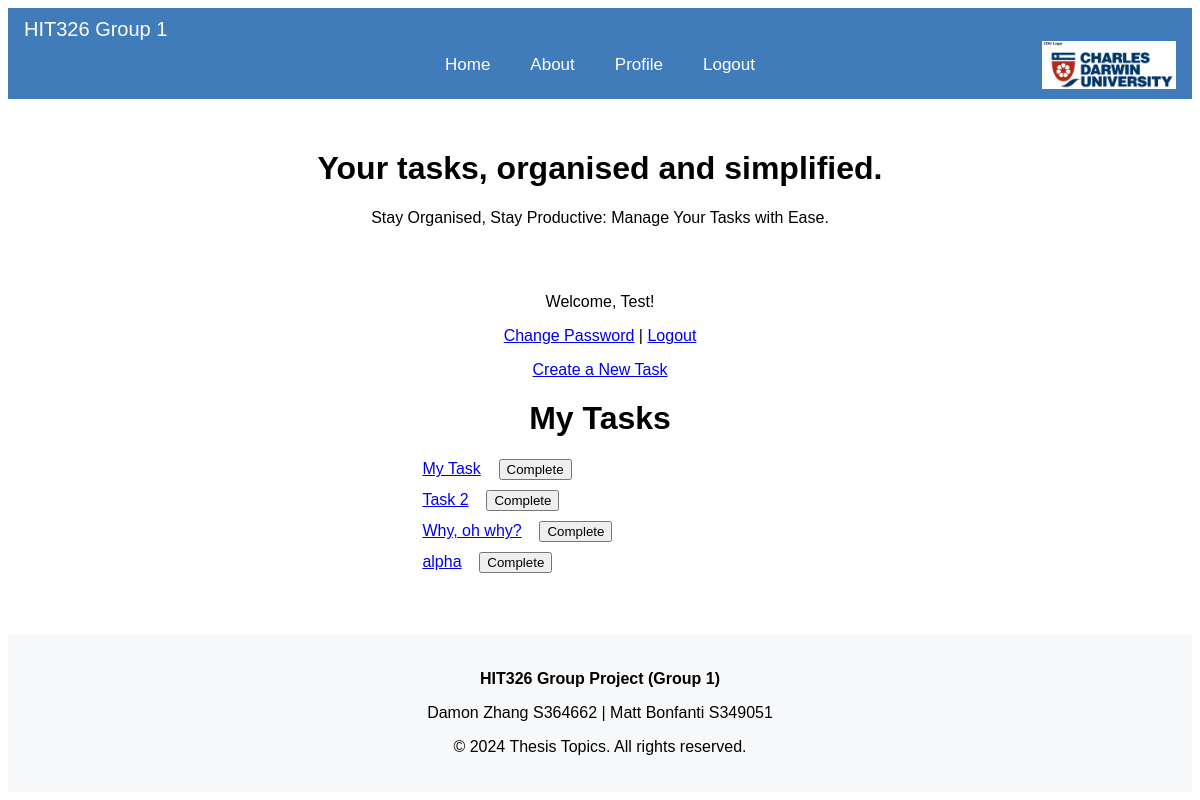
/ (signed in), run on the app's committed database.
### pg_app/models.py (models this page shows, shortened)
class Task(models.Model):
    title = models.CharField(max_length=100)
    description = models.TextField()
    created_at = models.DateTimeField(auto_now_add=True)
    updated_at = models.DateTimeField(auto_now=True)
    user = models.ForeignKey(User, on_delete=models.CASCADE)

### pg_app/views.py (the view)
# urls.py: 2. Add a URL to urlpatterns:  path('', views.home, name='home')
def home(request):
    user_tasks = None
    if request.user.is_authenticated:
        user_tasks = Task.objects.filter(user=request.user)
    return render(request, 'pg_app/home.html', {'user_tasks': user_tasks})

### pg_app/templates/pg_app/home.html (shortened to what this page needs)
{% extends "pg_app/base.html" %}
{% block body %}
<div class="banner" style="text-align: center; padding: 30px">
    <h1>Your tasks, organised and simplified.</h1>
    <p>Stay Organised, Stay Productive: Manage Your Tasks with Ease.</p>
</div>
{% if user.is_authenticated %}
    <div style="text-align: center; margin-top: 20px;">
        <p>Welcome, {{ user.username }}!</p>
        <p><a href="{% url 'password_change' %}">Change Password</a> | <a href="{% url 'logout' %}">Logout</a></p>
        <a href="{% url 'create_task' %}">Create a New Task</a>
        <h1>My Tasks</h1>
        <ul>
            {% for task in user_tasks %}
                <li class="task-item">
                    <a href="{% url 'task_detail' task.id %}" class="task-link">
                        <span class="task-title">{{ task.title }}</span>
                    </a>
                    <form method="post" action="{% url 'mark_task_complete' task.id %}" class="task-form">
                        <button type="submit">Complete</button>
                    </form>
                </li>
            {% endfor %}
        </ul>
{% endif %}
{% endblock %}

### pg_app/static/pg_app/css/style.css (style rules this page uses)
body { min-height: 98vh; display: flex; flex-direction: column; font-family:'Gill Sans', 'Gill Sans MT', Calibri, 'Trebuchet MS', sans-serif }
ul { list-style-type: none; padding: 0; }
.task-item { display: flex; align-items: center; margin-bottom: 10px; padding-right: 35%; margin-left: 35%; text-align: left; }
.task-title { flex-grow: 1; }
.task-form { margin-left: 5%; }
.task-form button { margin-right: 5%; }

### data on the page
Task: title "My Task"
Task: title "Task 2"
Task: title "Why, oh why?"
Task: title "alpha"

### other printed values
{{ user.username }} "Test"
